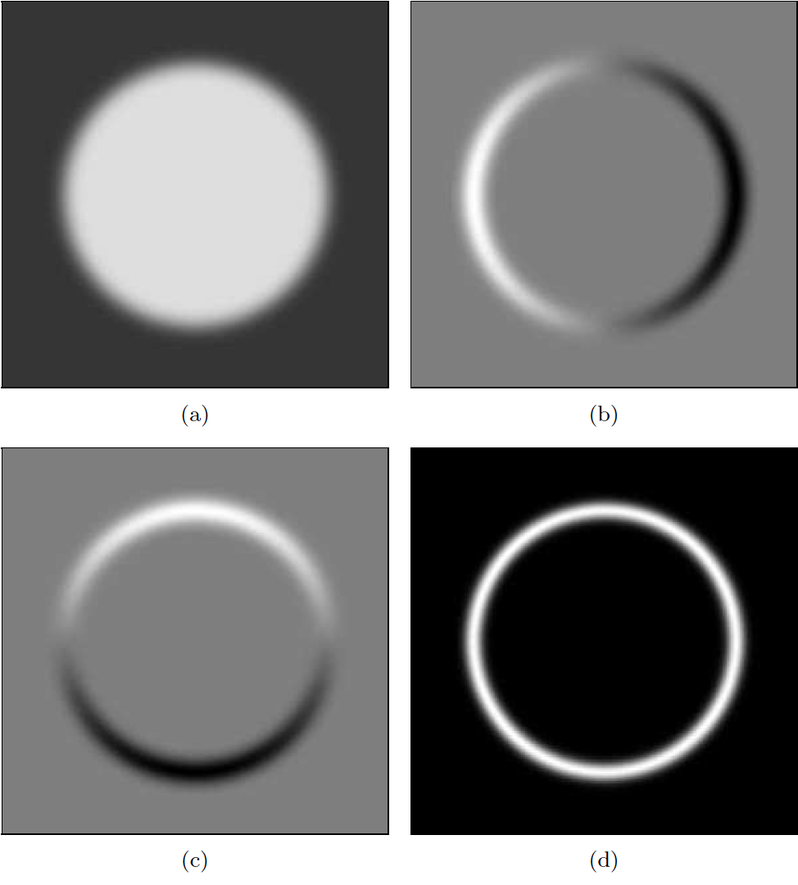
#> input picture A4/SOBEL.png, 798 x 885 px, shrunk from 974 x 1080 before the run
$ jupyter execute a4.ipynb
#> lines starting #> are read from the running program, lines starting #| are printed output that depends on the picture
### util.py
import cv2
import numpy as np
from skimage import io
from matplotlib import pyplot as plt
import math

# mode 0 vertikal spiegeln, mode 1 horizontal
# [15 lines left out: function mirror_img, not called in this run]

# transform image to grayscale
def rgb2gray(img):
    # Source BildverarbeitungBuch: 12.2.1 Umwandlung in Grauwertbilder
    imgCopy = np.copy(img)
    gray = ((imgCopy[:, :, 0] * 0.299) + (imgCopy[:, :, 1] * 0.587) + (imgCopy[:, :, 2] * 0.114)).astype(int)
    return gray

# create Histogramm. bins are optionally implemented
# [14 lines left out: function computeHisto, not called in this run]

# print your image
def printImage(t_img, grayscale=True):
    if grayscale:
        io.imshow(t_img, cmap=plt.cm.gray)
        io.show()
    else:
        io.imshow(t_img)
        io.show()

# print your Historgram
# [40 lines left out: functions printHisto, apply_lut, cum_histo, match_Histo, not called in this run]

def filter(in_image, filter, off, edge='none'):
    copy_img = in_image.copy()
    width = copy_img.shape[0]
    height = copy_img.shape[1]

    for v in range(off, height - off):
        for u in range(off, width - off):
            # fill the pixel vector P for filter position u,v)
            sum = 0
            for j in range(0, filter.shape[0]):
                for i in range(0, filter.shape[1]):
                    c = filter[i][j]
                    a_idx = u + (i - int(filter.shape[0] / 2))
                    b_idx = v + (j - int(filter.shape[1] / 2))

                    # handle padding
                    if a_idx >= 0 and a_idx < width and b_idx >= 0 and b_idx < height:
                        p = copy_img[a_idx][b_idx]
                    else:
                        if edge.__eq__('min'):
                            p = 0
                        elif edge.__eq__('max'):
                            p = 255
                        elif edge.__eq__('continue'):
                            if a_idx < 0:
                                a_idx = 0
                            elif a_idx >= width:
                                a_idx = width - 1
                            if b_idx < 0:
                                b_idx = 0
                            elif b_idx >= height:
                                b_idx = height - 1
                            p = copy_img[a_idx][b_idx]
                        else:
                            p = copy_img[a_idx][b_idx]

                    sum = sum + c * p
            q = int(sum)
            in_image[u][v] = q
    return in_image

# [20 lines left out: function medianFilter, not called in this run]

sobel_1 = np.array([[1,2,1]]) / 4
sobel_2 = np.array([[-1,0,1]]) / 2

def horizontal(img):
    img_copy = img.copy()
    return filter(img_copy, np.transpose(sobel_1) @ sobel_2, 1, "continue")


def vertical(img):
    img_copy = img.copy()
    return filter(img_copy, np.transpose(sobel_2) @ sobel_1, 1, "continue")


def gradient(img):
    return np.sqrt(horizontal(img)**2 + vertical(img)**2)

def get_r_idx(r, max, step):
    result = r / max * step
    return result if round(result) < step else result - 1

# [154 lines left out: functions linearHT, linearHT_th, printEdge, sequential_labelling, to_bin, dilate and 3 more, not called in this run]

### a4.ipynb
[cell 1]
import numpy as np
from skimage import io
import util as ut
import math

# Teil 1 Fragen

### a) Was ist eine Kante und wie ist sie im Bild, in dessen Ableitung und dessen zweiten Ableitung erkennbar?
Eine Kante erkennt man an einer starken Änderung der Intensität im Bild entlang einer ausgeprägten Richtung.
In ihrer Ableitung erkennt man sie als Ausschläg in positiver oder negativer Richtung und in ihrer 2. Ableitung als Nullstellen zwischen einem hoch und einem Tiefpunkt liegt.

### b) Was sind die partiellen Ableitungen eines Bildes? Was sagen sie aus?
Die Ableitung entlang einer der Koordinatenrichtungen und zeigt Kanten an.

### c) Was ist der Gradientenvektor (kurz: Gradient) eines Bildes? Was kann aus diesem abgelesen werden?
Zeigt alle Kanten unabhängig von der Orientierung an.

### d) Wie kann die Kantenstärke berechnet werden?
Indem man den Betrag des Gradienten berechnet (sagt aus wie scharf die Kante ist).

### e) Wie kann die lokale Kantenrichtung berechnet werden?
Indem man die Differenz der x- & y- Werte berechnet und dessen Steigung bestimmt.

# Teil 2

[cell 2]
sobel_1 = np.array([[1,2,1]]) / 4
sobel_2 = np.array([[-1,0,1]]) / 2

def horizontal(img):
    img_copy = img.copy()
    return ut.filter(img_copy, np.transpose(sobel_1) @ sobel_2, 1, "continue")


def vertical(img):
    img_copy = img.copy()
    return ut.filter(img_copy, np.transpose(sobel_2) @ sobel_1, 1, "continue")


def gradient(img):
    return np.sqrt(horizontal(img)**2 + vertical(img)**2)


# read img
img_1 = io.imread("A4/SOBEL.png")
#> img_1 is the input picture: shape (885, 798, 4); mean R, G, B, A 119.6, 119.6, 119.6, 255
img_2 = io.imread("A4/dot01.png")
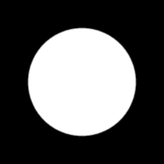
#> input picture A4/dot01.png, 164 x 164 px, shrunk from 200 x 200 before the run
#> img_2 is the input picture: shape (164, 164, 3); min 0, max 255, mean 86.6
img_3 = io.imread("A4/dot02.png")
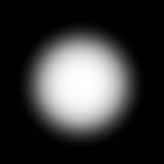
#> input picture A4/dot02.png, 164 x 164 px, shrunk from 200 x 200 before the run
#> img_3 is the input picture: shape (164, 164, 3); min 0, max 255, mean 55.7
img_4 = io.imread("A4/fhorn.jpg")
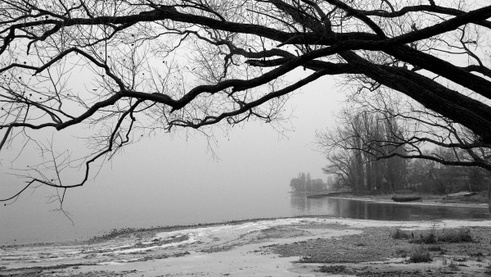
#> input picture A4/fhorn.jpg, 491 x 277 px, shrunk from 600 x 338 before the run
#> img_4 is the input picture: shape (277, 491); min 0, max 255, mean 141.3

# convert to grayscale
img_1 = ut.rgb2gray(img_1)
#> in rgb2gray, `gray = ((imgCopy[:, :, 0] * 0.299) + (imgCopy[:, :, 1] * 0.587) + (img..`:
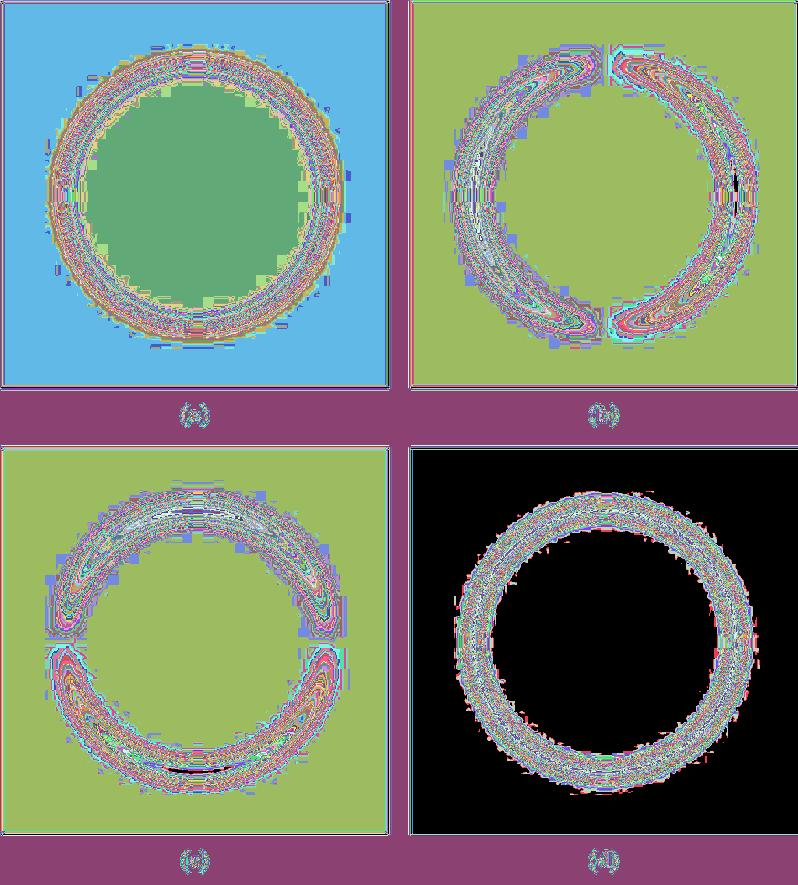
#> gray: shape (885, 798) int64; 255 distinct labels, from 0 to 255; one colour per label, 0 black
img_2 = ut.rgb2gray(img_2)
#> in rgb2gray (call 2), `gray = ((imgCopy[:, :, 0] * 0.299) + (imgCopy[:, :, 1] * 0.587) + (img..`:
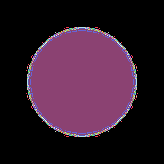
#> gray: shape (164, 164) int64; 80 distinct labels, from 0 to 255; one colour per label, 0 black
img_3 = ut.rgb2gray(img_3)

# plot img
ut.printImage(img_1)
ut.printImage(img_2)
ut.printImage(img_3)
ut.printImage(img_4)

# plot imgOut
imgOut_1 = horizontal(img_1)
#> after the loop in filter, `for v in range(off, height - off):`:
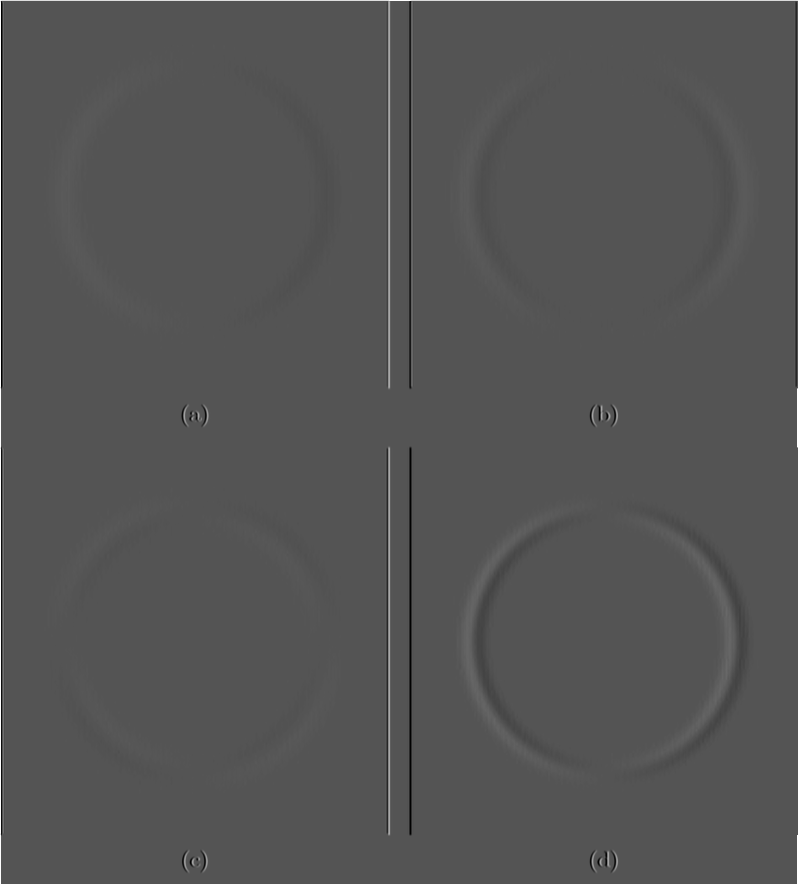
#> in_image: shape (885, 798) int64; min -127, max 255, mean 0.7; drawn with min black and max white
ut.printImage(imgOut_1)

imgOut_2 = vertical(img_1)
ut.printImage(imgOut_2)

imgOut_3 = gradient(img_1)
ut.printImage(imgOut_3)

imgOut_2 = gradient(img_2)
ut.printImage(imgOut_2)
imgOut_3 = gradient(img_3)
#> after the loop in filter (call 8), `for v in range(off, height - off):`:
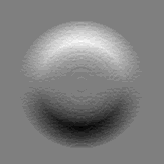
#> in_image: shape (164, 164) int64; min -10, max 10, mean -0.000632; drawn with min black and max white
ut.printImage(imgOut_3)
imgOut_4 = gradient(img_4)
#> after the loop in filter (call 9), `for v in range(off, height - off):`:
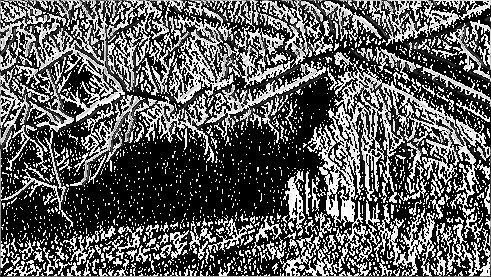
#> in_image: shape (277, 491); min 0, max 255, mean 93.9
#> after the loop in filter (call 10), `for v in range(off, height - off):`:
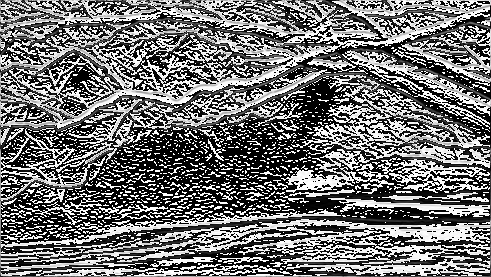
#> in_image: shape (277, 491); min 0, max 255, mean 113.8
#> in gradient (call 4), `return np.sqrt(horizontal(img)**2 + vertical(img)**2)`:
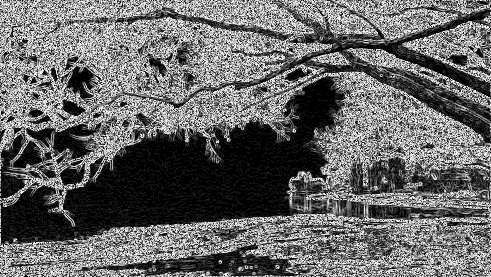
#> returned value: shape (277, 491) float16; min 0, max 15.91, mean 6.46; drawn with min black and max white
ut.printImage(imgOut_4)

# Teil 3 Fragen

### a) Was sind die Nachteile des Sobel-Operators?
Schätzung der Kantenrichtung ist relativ ungenau

### b) Welche Alternativen gibt es zur Kantendetektion?
Roberts-Operator, Kompass-Operatoren, Canny-Detektor
